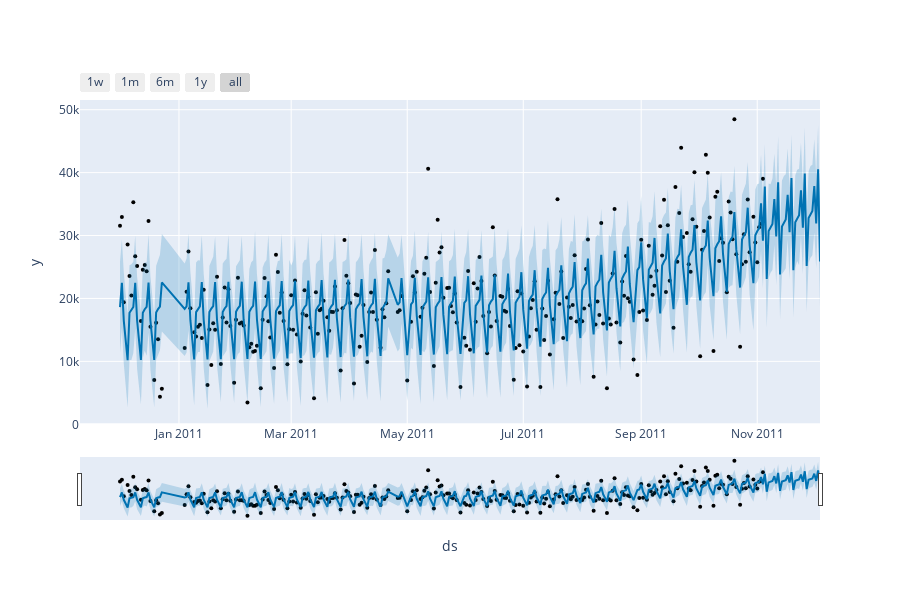

The notebook cell saved with this chart:
### Code cell
plot_plotly(prophet, forecast) ## intrective 한 그림으로 그리기

### Figure 1 — Plotly figure (JSON) as saved in the notebook; plotly's stock layout.template omitted (floating-point values rounded to 4 significant figures; data arrays with more than 128 entries replaced by an {"elided": "..."} marker saying what was removed)
{"data": [{"marker": {"color": "black", "size": 4}, "mode": "markers", "name": "Actual", "type": "scatter", "x": {"elided": "275 str values"}, "y": {"elided": "275 float values"}}, {"hoverinfo": "skip", "line": {"width": 0}, "mode": "lines", "type": "scatter", "x": {"elided": "305 str values"}, "y": {"elided": "305 float values"}}, {"fill": "tonexty", "fillcolor": "rgba(0, 114, 178, 0.2)", "line": {"color": "#0072B2", "width": 2}, "mode": "lines", "name": "Predicted", "type": "scatter", "x": {"elided": "305 str values"}, "y": {"elided": "305 float values"}}, {"fill": "tonexty", "fillcolor": "rgba(0, 114, 178, 0.2)", "hoverinfo": "skip", "line": {"width": 0}, "mode": "lines", "type": "scatter", "x": {"elided": "305 str values"}, "y": {"elided": "305 float values"}}], "layout": {"height": 600, "showlegend": false, "width": 900, "xaxis": {"autorange": true, "range": ["2010-11-09 23:18:51.4286", "2011-12-04"], "rangeselector": {"buttons": [{"count": 7, "label": "1w", "step": "day", "stepmode": "backward"}, {"count": 1, "label": "1m", "step": "month", "stepmode": "backward"}, {"count": 6, "label": "6m", "step": "month", "stepmode": "backward"}, {"count": 1, "label": "1y", "step": "year", "stepmode": "backward"}, {"step": "all"}]}, "rangeslider": {"autorange": true, "range": ["2010-11-09 23:18:51.4286", "2011-12-04"], "visible": true, "yaxis": {"_template": null, "rangemode": "match"}}, "title": {"text": "ds"}, "type": "date"}, "yaxis": {"autorange": true, "range": [-111.7, 51540.0], "title": {"text": "y"}, "type": "linear"}}}
